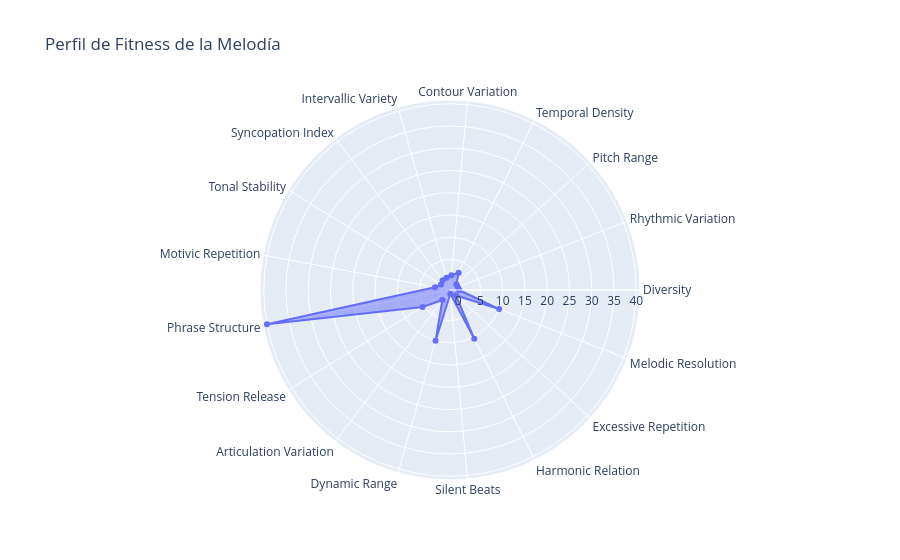

Source (notebook cell):
### Code cell
fitness.plot(melody)

### Figure 1 — Plotly figure (JSON) as saved in the notebook; plotly's stock layout.template omitted (floating-point values rounded to 4 significant figures)
{"data": [{"fill": "toself", "name": "Aspectos", "r": [0.2031, 0.03125, 0.08661, 2.51, 1.5, 1, 0.9141, 0.5312, 1.6, 40, 5.4, 1, 10, -1, 10.4, 0, 10, 0.2031], "theta": ["Diversity", "Rhythmic Variation", "Pitch Range", "Temporal Density", "Contour Variation", "Intervallic Variety", "Syncopation Index", "Tonal Stability", "Motivic Repetition", "Phrase Structure", "Tension Release", "Articulation Variation", "Dynamic Range", "Silent Beats", "Harmonic Relation", "Excessive Repetition", "Melodic Resolution", "Diversity"], "type": "scatterpolar"}], "layout": {"polar": {"radialaxis": {"visible": true}}, "showlegend": false, "title": {"text": "Perfil de Fitness de la Melodía"}}}
